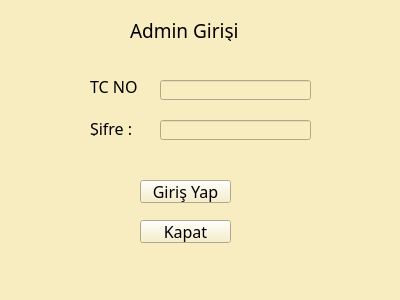
<?xml version="1.0" encoding="UTF-8"?>
<ui version="4.0">
 <class>Form</class>
 <widget class="QWidget" name="Form">
  <property name="geometry">
   <rect>
    <x>0</x>
    <y>0</y>
    <width>400</width>
    <height>300</height>
   </rect>
  </property>
  <property name="windowTitle">
   <string>Form</string>
  </property>
  <property name="styleSheet">
   <string notr="true">background-color:#F7EDC0;
color:black</string>
  </property>
  <widget class="QPushButton" name="kapat">
   <property name="geometry">
    <rect>
     <x>140</x>
     <y>220</y>
     <width>91</width>
     <height>23</height>
    </rect>
   </property>
   <property name="font">
    <font>
     <family>MS Gothic</family>
     <pointsize>12</pointsize>
    </font>
   </property>
   <property name="text">
    <string>Kapat</string>
   </property>
  </widget>
  <widget class="QPushButton" name="girisYap">
   <property name="geometry">
    <rect>
     <x>140</x>
     <y>180</y>
     <width>91</width>
     <height>23</height>
    </rect>
   </property>
   <property name="font">
    <font>
     <family>MS Gothic</family>
     <pointsize>12</pointsize>
    </font>
   </property>
   <property name="text">
    <string>Giriş Yap</string>
   </property>
  </widget>
  <widget class="QLabel" name="label_6">
   <property name="geometry">
    <rect>
     <x>130</x>
     <y>20</y>
     <width>181</width>
     <height>21</height>
    </rect>
   </property>
   <property name="font">
    <font>
     <family>MS Gothic</family>
     <pointsize>14</pointsize>
    </font>
   </property>
   <property name="text">
    <string>Admin Girişi</string>
   </property>
  </widget>
  <widget class="QLineEdit" name="sifre">
   <property name="geometry">
    <rect>
     <x>160</x>
     <y>120</y>
     <width>151</width>
     <height>20</height>
    </rect>
   </property>
  </widget>
  <widget class="QLabel" name="label_4">
   <property name="geometry">
    <rect>
     <x>90</x>
     <y>120</y>
     <width>61</width>
     <height>16</height>
    </rect>
   </property>
   <property name="font">
    <font>
     <family>MS Gothic</family>
     <pointsize>12</pointsize>
    </font>
   </property>
   <property name="text">
    <string>Şifre :</string>
   </property>
  </widget>
  <widget class="QLabel" name="label_5">
   <property name="geometry">
    <rect>
     <x>90</x>
     <y>80</y>
     <width>47</width>
     <height>13</height>
    </rect>
   </property>
   <property name="font">
    <font>
     <family>MS Gothic</family>
     <pointsize>12</pointsize>
    </font>
   </property>
   <property name="text">
    <string>TC NO:</string>
   </property>
  </widget>
  <widget class="QLineEdit" name="tcNo">
   <property name="geometry">
    <rect>
     <x>160</x>
     <y>80</y>
     <width>151</width>
     <height>20</height>
    </rect>
   </property>
  </widget>
 </widget>
 <resources/>
 <connections/>
</ui>
